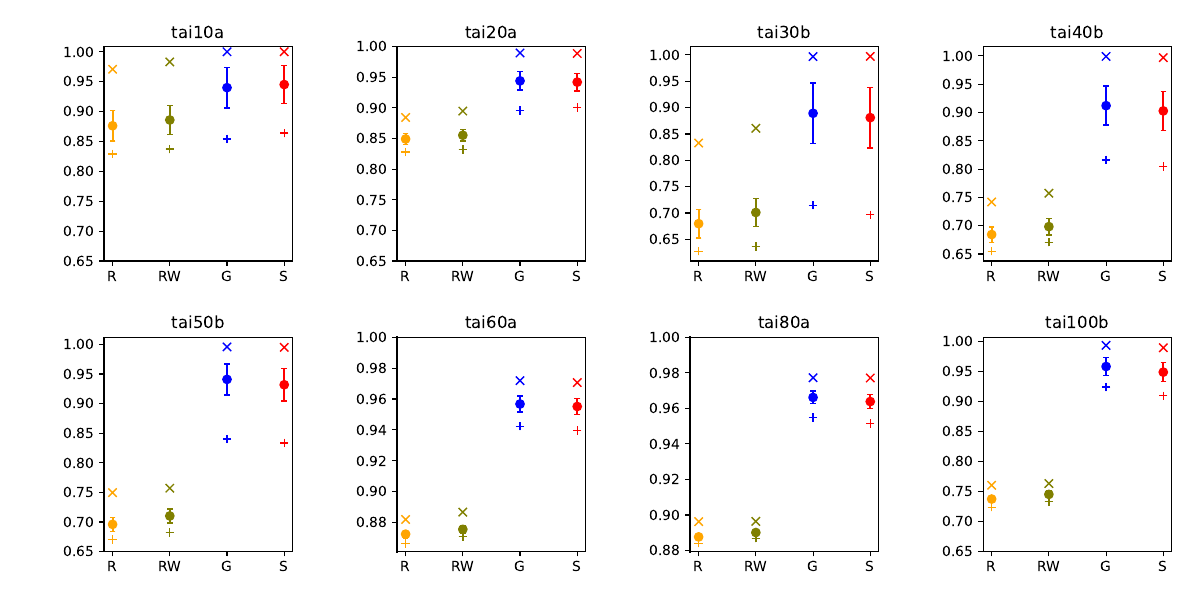

The Python source for this figure:
import numpy as np
import matplotlib.pyplot as plt
from typing import Literal

import plot_utils
import results_loading


def quality_plot(export_path: str = "quality_plot.pdf",
                 export_pdf: bool = False, show_plot: bool = False) -> None:
    n_rows = 2
    n_cols = int(np.ceil(len(plot_utils.INSTANCE_NAMES) / n_rows))
    fig, ax = plt.subplots(nrows=2, ncols=n_cols)
    for i, instance in enumerate(plot_utils.INSTANCE_NAMES):
        row = i // n_cols
        column = i % n_cols
        ax[row, column].set_title(instance)
        opt_cost, opt_sol = results_loading.load_optimum(instance)
        for j, search_type in enumerate(plot_utils.SEARCH_TYPES):
            min_cost, avg_cost, max_cost = plot_utils.worst_avg_best_cost_instance_search(instance, search_type)
            min_ratio = opt_cost/min_cost
            avg_ratio = opt_cost/avg_cost
            max_ratio = opt_cost/max_cost
            ax[row, column].plot(j, min_ratio,  marker="x", c=plot_utils.COLOR_DICT[search_type])
            ax[row, column].errorbar(
                    j, avg_ratio, yerr=np.std(plot_utils.qualities_from_costs(plot_utils.extract_best_costs(instance, search_type), opt_cost)),
                    capsize=2, c=plot_utils.COLOR_DICT[search_type])
            ax[row, column].plot(j, avg_ratio,  marker="o", c=plot_utils.COLOR_DICT[search_type])
            ax[row, column].plot(j, max_ratio, marker="+", c=plot_utils.COLOR_DICT[search_type])
        if instance == "tai60a" or instance == "tai80a":
            ax[row, column].set(yticks=[0.88, 0.90, 0.92, 0.94, 0.96, 0.98, 1.0])
            # ax[row, column].spines["left"].set_color("")
            ax[row, column].spines["left"].set_linewidth(2)
        else:
            ax[row, column].set(yticks=[0.65, 0.70, 0.75, 0.80, 0.85, 0.90, 0.95, 1.0])
    plt.setp(ax, xticks=list(range(4)), xticklabels=["R", "RW", "G", "S"])
    plt.tight_layout()
    plt.gcf().set_size_inches(12, 6)
    if export_pdf:
        plt.savefig(export_path, format="pdf")
    if show_plot:
        plt.show()


# visited, eval, runtime
def monitored_stat_plot(
        stat: str, reported_agg: tuple[str] = ("mean"),
        search_types: list[str] = plot_utils.SEARCH_TYPES,
        export_path: str = "", export_pdf: bool = False,
        show_plot: bool = False) -> None:
    # column 0 stores run_id, column 4 - the best solution found
    stat_dict = {"visited": 1, "evaluated": 2, "runtime": 3}
    n_rows = 2
    n_cols = int(np.ceil(len(plot_utils.INSTANCE_NAMES) / n_rows))
    fig, ax = plt.subplots(nrows=n_rows, ncols=n_cols)
    for i, instance in enumerate(plot_utils.INSTANCE_NAMES):
        row = i // n_cols
        column = i % n_cols
        ax[row, column].set_title(instance)
        for j, search_type in enumerate(search_types):
            file_name = f"../saved_results/{search_type}/{instance}.txt"
            stat_values = plot_utils.extract_monitored_stat_by_column(
                file_name, stat_dict[stat])
            if "min" in reported_agg:
                ax[row, column].plot(
                    j, np.min(stat_values),  marker="x",
                    c=plot_utils.COLOR_DICT[search_type])
            if "mean" in reported_agg:
                stat_mean = np.mean(stat_values)
                ax[row, column].errorbar(
                    j, stat_mean, yerr=np.std(stat_values),
                    capsize=2, c=plot_utils.COLOR_DICT[search_type])
                ax[row, column].plot(
                    j, stat_mean,  marker="o",
                    c=plot_utils.COLOR_DICT[search_type])
                # abandoned trick for moving the bars towards the center when fewer search types are used
                # ax[row, column].plot(
                #     0.25+j*0.5, stat_mean,  marker="o",
                #     c=plot_utils.COLOR_DICT[search_type])
            if "max" in reported_agg:
                ax[row, column].plot(
                    j, np.max(stat_values),  marker="+",
                    c=plot_utils.COLOR_DICT[search_type])
            if stat == "runtime" or "evaluated":
                ax[row, column].ticklabel_format(axis='y', style='sci', scilimits=(3,4))
    plt.setp(ax, xticks=list(range(len(search_types))),
            xticklabels=[plot_utils.LABELS_SEARCH_TYPES[st]
                        for st in search_types])
    if len(search_types) > 2:
        plt.tight_layout()
    plt.gcf().set_size_inches(12, 6)
    if export_pdf:
        if not export_path:
            export_path = f"{stat}_plot.pdf"
        plt.savefig(export_path, format="pdf")
    if show_plot:
        plt.show()


def efficiency_plot(
        reported_agg: tuple[str] = ("mean"),
        efficiency_mode: Literal["evaluated"] | Literal["visited"] = "evaluated",
        search_types: list[str] = plot_utils.SEARCH_TYPES,
        export_path: str = "", export_pdf: bool = False,
        show_plot: bool = False) -> None:
    n_rows = 2
    n_cols = int(np.ceil(len(plot_utils.INSTANCE_NAMES) / n_rows))
    fig, ax = plt.subplots(nrows=n_rows, ncols=n_cols)
    for i, instance in enumerate(plot_utils.INSTANCE_NAMES):
        row = i // n_cols
        column = i % n_cols
        ax[row, column].set_title(instance)
        opt_cost, opt_sol = results_loading.load_optimum(instance)
        for j, search_type in enumerate(search_types):
            efficiency_values = plot_utils.efficiency_values(opt_cost, instance, search_type, efficiency_mode)
            if "min" in reported_agg:
                ax[row, column].plot(
                    j, np.min(efficiency_values),  marker="x",
                    c=plot_utils.COLOR_DICT[search_type])
            if "mean" in reported_agg:
                stat_mean = np.mean(efficiency_values)
                ax[row, column].errorbar(
                    j, stat_mean, yerr=np.std(efficiency_values),
                    capsize=2, c=plot_utils.COLOR_DICT[search_type])
                ax[row, column].plot(
                    j, stat_mean,  marker="o",
                    c=plot_utils.COLOR_DICT[search_type])
            if "max" in reported_agg:
                ax[row, column].plot(
                    j, np.max(efficiency_values),  marker="+",
                    c=plot_utils.COLOR_DICT[search_type])
    plt.setp(ax, xticks=list(range(len(search_types))),
             xticklabels=[plot_utils.LABELS_SEARCH_TYPES[st]
                          for st in search_types],
        )
    # for row in range(n_rows):
    #     for col in range(n_cols):
    #         ylabs = ax[row,col].yaxis.get_ticklabels()
    #         for label in ylabs[1::2]:
    #             label.set_visible(False)
    plt.tight_layout()
    plt.gcf().set_size_inches(12, 6)
    if export_pdf:
        if not export_path:
            export_path = f"efficiency_{efficiency_mode}_plot.pdf"
        plt.savefig(export_path, format="pdf")
    if show_plot:
        plt.show()


if __name__ == "__main__":
    # Quality plot
    # quality_plot(show_plot=True, export_pdf=True)

    # Runtime plot
    # monitored_stat_plot("runtime", ("mean"), show_plot=True, export_pdf=True)

    # Efficiency plots
    # efficiency_plot(("mean"), "evaluated", show_plot=True, export_pdf=True)
    # efficiency_plot(("mean"), "visited", show_plot=True, export_pdf=True)
    # efficiency_plot(("min", "mean", "max"), "evaluated", show_plot=True)

    # Average number of algorithm steps (number of visited solutions)
    # monitored_stat_plot("visited", search_types=["greedy", "steepest"], export_path="visited_gs_plot.pdf", export_pdf=True, show_plot=True)
    # monitored_stat_plot("visited", export_pdf=True, show_plot=True)

    # Average number of evaluated solutions
    monitored_stat_plot("evaluated", ("mean"), export_pdf=True, show_plot=True)
